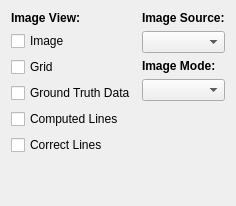
        <widget class="QWidget" name="tab_02_settings">
         <attribute name="title">
          <string>Settings</string>
         </attribute>
         <layout class="QHBoxLayout" name="horizontalLayout">
          <item>
           <layout class="QVBoxLayout" name="layout_image_view">
            <item>
             <widget class="QLabel" name="label_image_view">
              <property name="sizePolicy">
               <sizepolicy hsizetype="Fixed" vsizetype="Fixed">
                <horstretch>0</horstretch>
                <verstretch>0</verstretch>
               </sizepolicy>
              </property>
              <property name="font">
               <font>
                <family>Arial</family>
                <weight>75</weight>
                <bold>true</bold>
               </font>
              </property>
              <property name="text">
               <string>Image View:</string>
              </property>
             </widget>
            </item>
            <item>
             <widget class="QCheckBox" name="cb_image">
              <property name="text">
               <string>Image</string>
              </property>
             </widget>
            </item>
            <item>
             <widget class="QCheckBox" name="cb_grid">
              <property name="text">
               <string>Grid</string>
              </property>
             </widget>
            </item>
            <item>
             <widget class="QCheckBox" name="cb_gt_data">
              <property name="text">
               <string>Ground Truth Data</string>
              </property>
             </widget>
            </item>
            <item>
             <widget class="QCheckBox" name="cb_all_lines">
              <property name="text">
               <string>Computed Lines</string>
              </property>
             </widget>
            </item>
            <item>
             <widget class="QCheckBox" name="cb_correct_lines">
              <property name="text">
               <string>Correct Lines</string>
              </property>
             </widget>
            </item>
            <item>
             <spacer name="spacer_image_view">
              <property name="orientation">
               <enum>Qt::Vertical</enum>
              </property>
              <property name="sizeHint" stdset="0">
               <size>
                <width>20</width>
                <height>40</height>
               </size>
              </property>
             </spacer>
            </item>
           </layout>
          </item>
          <item>
           <layout class="QVBoxLayout" name="layout_image_source">
            <item>
             <widget class="QLabel" name="label_image_source">
              <property name="font">
               <font>
                <family>Arial</family>
                <weight>75</weight>
                <bold>true</bold>
               </font>
              </property>
              <property name="text">
               <string>Image Source:</string>
              </property>
             </widget>
            </item>
            <item>
             <widget class="QComboBox" name="cb_image_source"/>
            </item>
            <item>
             <widget class="QLabel" name="label_image_mode">
              <property name="font">
               <font>
                <family>Arial</family>
                <weight>75</weight>
                <bold>true</bold>
               </font>
              </property>
              <property name="text">
               <string>Image Mode:</string>
              </property>
             </widget>
            </item>
            <item>
             <widget class="QComboBox" name="cb_image_mode"/>
            </item>
            <item>
             <spacer name="spacer_image_source">
              <property name="orientation">
               <enum>Qt::Vertical</enum>
              </property>
              <property name="sizeHint" stdset="0">
               <size>
                <width>20</width>
                <height>40</height>
               </size>
              </property>
             </spacer>
            </item>
           </layout>
          </item>
         </layout>
        </widget>
